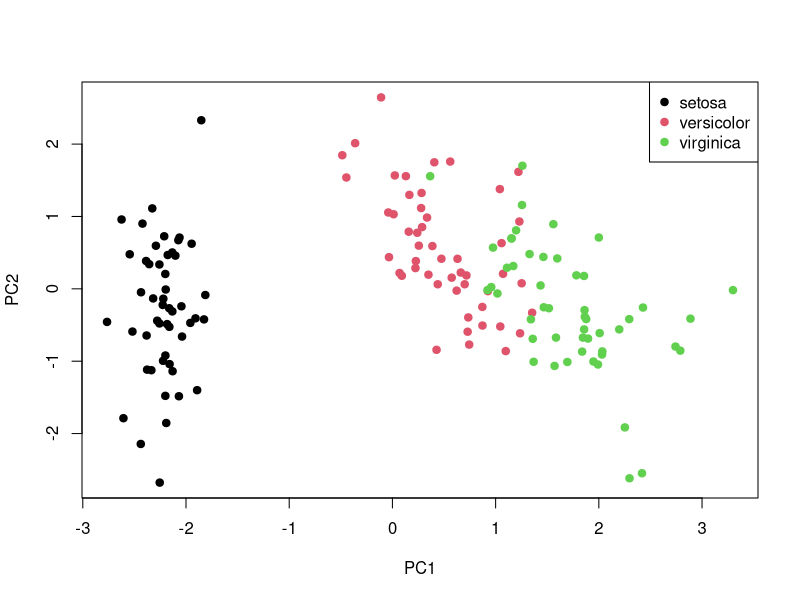
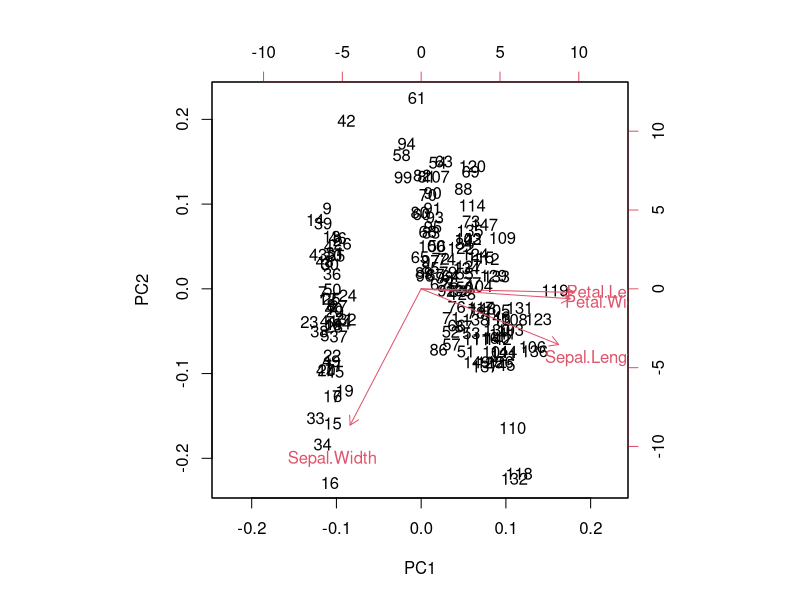

Here is the R script that generated these plots, in order:
## ---- chunk 1
head(iris)
dim(iris)
## ---- chunk 2
iris.data <- iris[,1:4]
ir.pca <- prcomp(iris.data,
                 center = TRUE,
                 scale. = TRUE) 
PC1 <- ir.pca$x[,"PC1"]
PC2 <- ir.pca$x[,"PC2"]
plot(PC1, PC2, col=as.numeric(iris$Species),pch=19)
legend("topright", legend = levels(iris$Species), col =  unique(iris$Species), pch = 19)
## ---- chunk 3
biplot(ir.pca)
